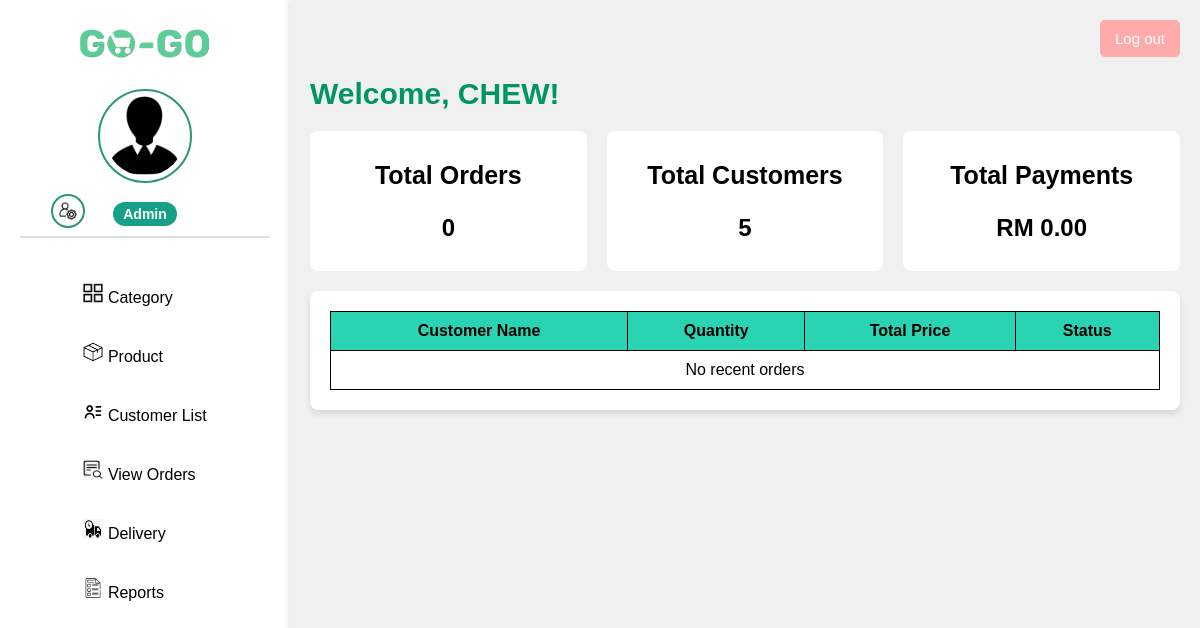
The app's page /admin/admin_dashboard.php (signed in), older data.
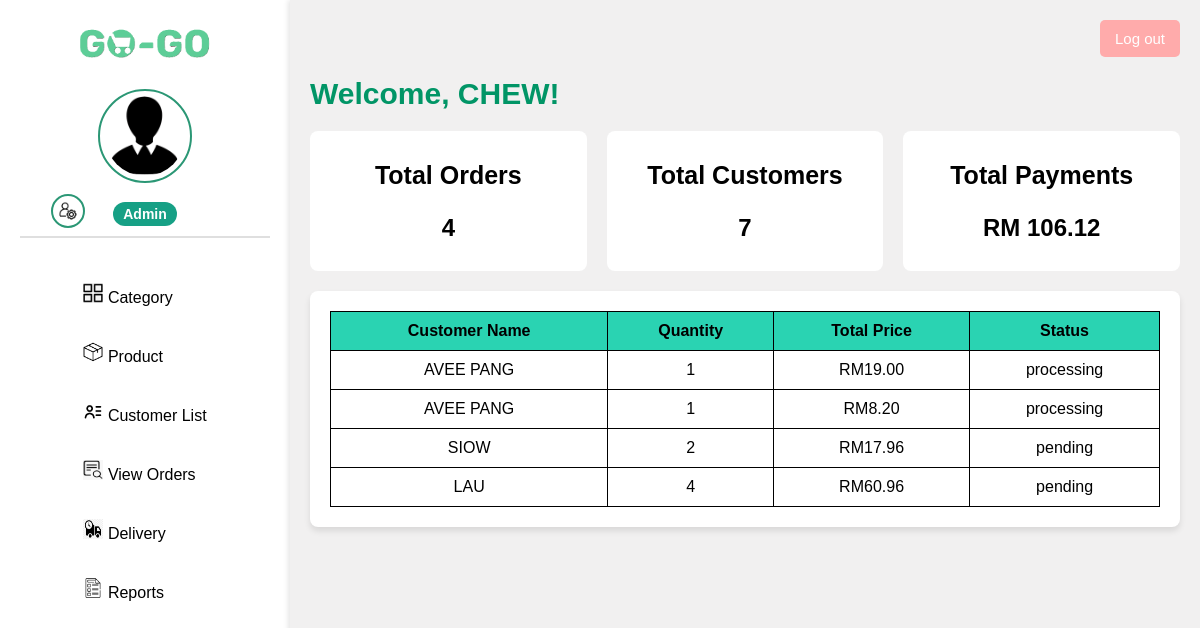
The same page, newer data.
### tables this page shows
CREATE TABLE `orders` (
  `order_id` int(11) NOT NULL,
  `user_id` int(11) NOT NULL,
  `shipping_address_id` int(11) NOT NULL,
  `order_date` timestamp NOT NULL DEFAULT current_timestamp(),
  `subtotal` decimal(10,2) NOT NULL,
  `total_amount` decimal(12,2) NOT NULL,
  `DISCOUNT_AMOUNT` decimal(10,2) DEFAULT 0.00,
  `delivery_fee` decimal(10,2) DEFAULT 5.00,
  `order_status` enum('pending','processing','shipped','delivered') DEFAULT 'pending',
  `admin_id` int(11) DEFAULT NULL
);

CREATE TABLE `users` (
  `user_id` int(11) NOT NULL,
  `user_name` varchar(100) NOT NULL,
  `email` varchar(255) NOT NULL,
  `user_password` varchar(255) NOT NULL,
  `user_phone_num` varchar(15) DEFAULT NULL,
  `user_created_at` timestamp NOT NULL DEFAULT current_timestamp(),
  `admin_id` int(11) DEFAULT NULL,
  `birth_date` date DEFAULT NULL,
  `status` varchar(20) DEFAULT 'active'
);

### admin/admin_dashboard.php (the view, shortened to what this page needs)
<?php
$role = $_SESSION['admin_role'];
$admin_id = $_SESSION['admin_name'];
$conn = new mysqli("localhost", "root", "", "gogo_supermarket");
$order_query = "SELECT COUNT(order_id) AS total_orders FROM `orders`";
$order_result = $conn->query($order_query);
$total_orders = $order_result->fetch_assoc()['total_orders'];
$customer_query = "SELECT COUNT(user_id) AS total_user FROM users";
$customer_result = $conn->query($customer_query);
$total_customers = $customer_result->fetch_assoc()['total_user'];
$payment_query = "SELECT COALESCE(SUM(total_amount), 0) AS total_amount FROM `orders`";
$payment_result = $conn->query($payment_query);
$total_payments = 0;
if ($payment_result && $row = $payment_result->fetch_assoc()) {
    $total_payments = $row['total_amount'];
}
?>
<!DOCTYPE html>
<html lang="en">
<head>
    <link rel="stylesheet" href="../assets/css/dashboard_Style.css">
    <link rel="stylesheet" href="../assets/css/Global_style.css">
</head>
<body>
    <div class="dashboard-container">
        <aside class="sidebar">
            <div class="logo">
                <img src="../assets/images/logoname.png" alt="Logo">
            </div>
            <div class="profile">
                <button class="edit-profile-btn" title="Edit Profile">
                        <img src="../assets/images/admin_profile.png" alt="admin_profile">
                    </button>
                <img src="../assets/images/admin.png" alt="Admin foto">
                <p>
                    <span class="admin_role"><?php echo $role; ?></span>
                </p>
            </div>
            <nav>
                <ul>
                    <li><a href="Siderbar_Category.php"><img src="../assets/images/category.png" alt=""> Category</a></li>
                    <li><a href="Siderbar_Product.php"><img src="../assets/images/product.png" alt=""> Product</a></li>
                    <li><a href="Siderbar_CustomerList.php"><img src="../assets/images/customer_list.png" alt=""> Customer List</a></li>
                    <li><a href="Siderbar_ViewOrders.php"><img src="../assets/images/vieworder.png" alt=""> View Orders</a></li>
                    <li><a href="Siderbar_Delivery.php"><img src="../assets/images/delivery.png" alt=""> Delivery</a></li>
                    <li><a href="Siderbar_Reports.php"><img src="../assets/images/report.png" alt=""> Reports</a></li>
                </ul>
            </nav>
        </aside>
        <main class="main-content">
            <div class="header">
                <button class="logout-btn">Log out</button>
            </div>
            <h1>Welcome, <?php echo $admin_id ?>!</h1>
            <div class="dashboard-cards">
                <div class="card">
                    <h3>Total Orders</h3>
                    <p><?php echo $total_orders; ?></p>
                </div>
                <div class="card">
                    <h3>Total Customers</h3>
                    <p><?php echo $total_customers; ?></p>
                </div>
                <div class="card">
                    <h3>Total Payments</h3>
                    <p>RM <?php echo number_format($total_payments, 2); ?></p>
                </div>
            </div>
            <div class="recent-orders">
                <?php
                $conn = new mysqli("localhost", "root", "", "gogo_supermarket");
                $sql = "SELECT o.order_id, u.user_name, SUM(oi.quantity) AS prod_quantity, o.total_amount, o.order_status
                        FROM `orders` AS o
                        JOIN order_item AS oi ON o.order_id = oi.order_id
                        JOIN users AS u ON o.user_id = u.user_id
                        GROUP BY o.order_id, u.user_name, o.total_amount, o.order_status
                        ORDER BY o.order_id DESC
                        LIMIT 4";
                $result = $conn->query($sql);
                ?>
                <table>
                    <thead>
                        <tr>
                            <th>Customer Name</th>
                            <th>Quantity</th>
                            <th>Total Price</th>
                            <th>Status</th>
                        </tr>
                    </thead>
                    <tbody>
                        <?php
                        if ($result->num_rows > 0) {
                            while ($row = $result->fetch_assoc()) {
                                echo "<tr>
                                    <td>{$row['user_name']}</td>
                                    <td>{$row['prod_quantity']}</td>
                                    <td>RM{$row['total_amount']}</td>
                                    <td>{$row['order_status']}</td>
                                  </tr>";
                            }
                        } else {
                            echo "<tr><td colspan='4'>No recent orders</td></tr>";
                        }
                        ?>
                    </tbody>
                </table>
            </div>
        </main>
    </div>
</body>
</html>

### assets/css/dashboard_Style.css (style rules this page uses)
body { font-family: Arial, sans-serif; margin: 0; padding: 0; background-color: #f4f6f9; }
.dashboard-container { display: flex; height: 100vh; }
.sidebar { width: 250px; min-height: 100vh; background-color: white; color: white; padding: 20px; display: flex; flex-direction: column; align-items: center; flex-shrink: 0; }
.logo img { width: 150px; margin-bottom: 20px; }
.profile { text-align: center; padding-bottom: 10px; border-bottom: 2px solid #dfdfdf; width: 100%; margin-bottom: 15px; }
.profile img { width: 80px; height: 80px; border-radius: 50%; border: 2px solid rgb(43, 151, 117); padding: 5px; }
.profile p { font-size: 18px; font-weight: bold; margin: 10px 0 0; }
nav ul { list-style: none; padding: 0; margin-top: 20px; }
nav ul li { margin: 15px 0; }
nav ul li a { text-decoration: none; color: black; font-size: 16px; display: block; padding: 10px; border-radius: 5px; transition: 0.3s; }
nav ul li a img { width: 24px; height: 24px; transition: 0.3s; }
.main-content { flex-grow: 1; padding: 20px; background-color: rgb(241, 240, 240); box-shadow: -2px 0 5px rgba(0, 0, 0, 0.1); }
.main-content h1 { font-size: 30px; font-weight: bold; text-align: left; color: #019566; }
.header { display: flex; justify-content: flex-end; }
.logout-btn { background: #ffabab; color: white; border: none; padding: 15px 20px; border-radius: 5px; cursor: pointer; font-size: 15px; }
.dashboard-cards { display: flex; justify-content: space-between; gap: 20px; margin-top: 20px; }
.card { flex: 1; background: white; padding: 5px; border-radius: 8px; box-shadow: black; text-align: center; font-family: Arial, sans-serif; }
.card h3 { font-size: 25px; margin-bottom: 10px; color: black; }
.card p { font-size: 24px; font-weight: bold; color: black; }
.recent-orders { margin-top: 20px; padding: 20px; background: white; border-radius: 8px; box-shadow: 0 4px 6px rgba(0, 0, 0, 0.1); }
.recent-orders table { width: 100%; border-collapse: collapse; }
.recent-orders th, .recent-orders td { padding: 10px; border: 1px solid black; text-align: center; }
.recent-orders th { background: #2ad3b2; color: black; }

### assets/css/Global_style.css (style rules this page uses)
body { font-family: Arial, sans-serif; margin: 0; padding: 0; background-color: #f4f6f9; }
.dashboard-container { display: flex; height: 100vh; }
.sidebar { width: 250px; min-height: 100vh; background-color: white; color: black; padding: 20px; display: flex; flex-direction: column; align-items: center; flex-shrink: 0; }
.main-content { flex-grow: 1; padding: 20px; background-color: rgb(241, 240, 240); }
.logo img { width: 150px; margin-bottom: 20px; }
.profile { text-align: center; padding-bottom: 10px; border-bottom: 2px solid #dfdfdf; width: 100%; margin-bottom: 15px; }
.profile img { width: 80px; height: 80px; border-radius: 50%; border: 2px solid rgb(43, 151, 117); padding: 5px; }
.profile p { font-size: 18px; font-weight: bold; margin: 10px 0 0; }
.admin_role { font-size: 14px; background: #16a085; padding: 4px 10px; border-radius: 15px; display: inline-block; margin-top: 5px; color: white; position: relative; }
nav ul { list-style: none; padding: 0; margin-top: 20px; }
nav ul li { margin: 15px 0; }
nav ul li a { text-decoration: none; color: black; font-size: 16px; display: block; padding: 10px; border-radius: 5px; transition: 0.3s; }
nav ul li a img { width: 20px; height: 20px; transition: 0.3s; }
.header { display: flex; justify-content: flex-end; }
.logout-btn { background: #ffabab; color: white; border: none; padding: 10px 15px; border-radius: 5px; cursor: pointer; }
.edit-profile-btn { background-color: transparent; border: none; cursor: pointer; position: absolute; top: 183px; left: 35px; margin: 10px; }
.edit-profile-btn img { width: 20px; height: 20px; }

Row changes from the older to the newer data that the page shows:
added orders: user.user_name "AVEE PANG", prod_quantity "1", total_amount "19.00", order_status "processing"
added orders: user.user_name "AVEE PANG", prod_quantity "1", total_amount "8.20", order_status "processing"
added orders: user.user_name "SIOW", prod_quantity "2", total_amount "17.96", order_status "pending"
added orders: user.user_name "LAU", prod_quantity "4", total_amount "60.96", order_status "pending"
Text that changed along with them:
$total_orders: "0" → "4"
$total_customers: "5" → "7"
$total_payments: "0.00" → "106.12"
text no longer shown: "No recent orders"
